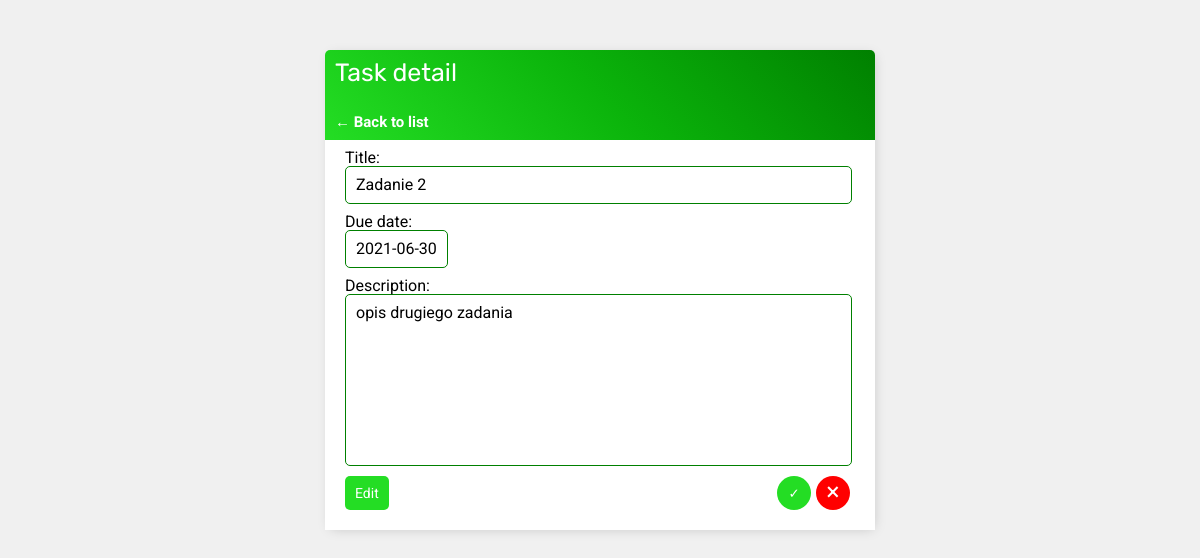
Before: /task/3/ (signed in) with the older database file.
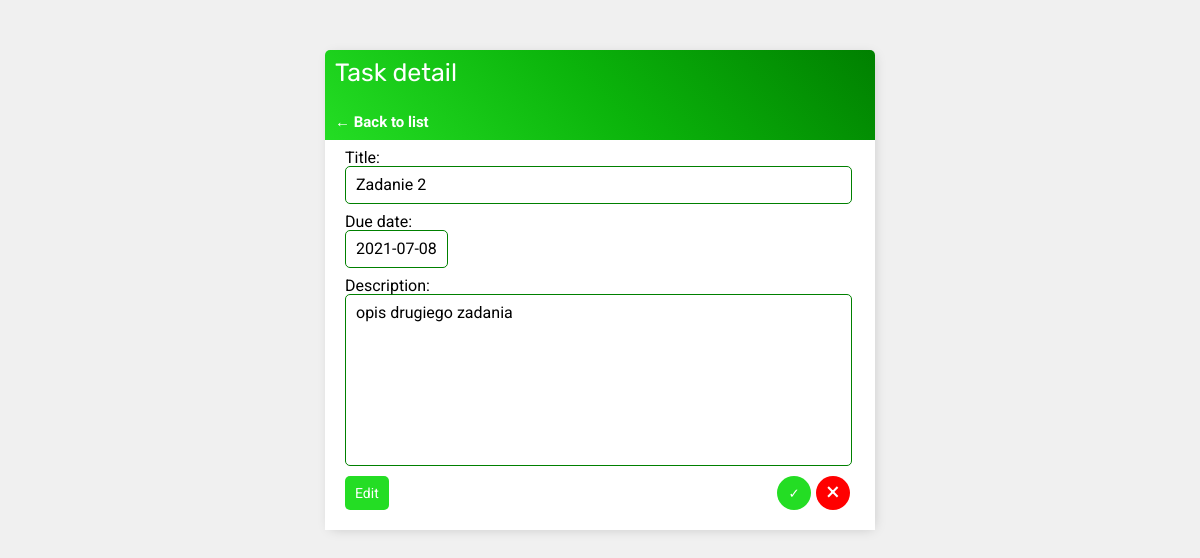
After: the same page with the newer database file.
### base/models.py (models this page shows, shortened)
class Task(models.Model):
    user = models.ForeignKey(User, on_delete=models.CASCADE, null=True, blank=True)
    title = models.CharField(max_length=200)
    description = models.TextField(null=True, blank=True)
    completed = models.BooleanField(default=False)
    created = models.DateTimeField(auto_now_add=True)
    due_date = models.DateField(default=date.today, null=True, blank=True)
    completed_date = models.DateTimeField(null=True, blank=True)

### base/views.py (the view, shortened to what this page needs)
# urls.py: path('task/<int:pk>/', TaskDetail.as_view(), name='task-detail'),
class TaskDetail(LoginRequiredMixin, DetailView):
    model = Task
    context_object_name = 'task'
    fields = '__all__'

### base/templates/base/task_detail.html (shortened to what this page needs)
{% extends 'base/main.html' %}
{% block content %}
<main class="card-container">
<header>
    <section>
        <h1>Task detail</h1>
        <a href="{% url 'tasks' %}">&#8592; Back to list</a>
    </section>
</header>
<section class="card-body">
    <label>Title:</label>
    <div class="text-field">{{task.title}}</div>
    <label>Due date:</label>
    <div class="text-field date-field">{{task.due_date}}</div>
    <label>Description:</label>
    <div class="text-field description-field">{{task.description}}</div>
    <footer>
        <a class="btn" href="{% url 'task-update' task.id %}">Edit</a>
        <form method="post" action="{% url 'complete' task.pk %}">
            {% if task.completed %}
            <input class="uncomplete-btn" type="submit" value="&#10003;" />
            {% else %}
            <input class="complete-btn" type="submit" value="&#10003;" />
            {% endif %}
        </form>
        <a class="delete-btn" class="delete-link" href="{% url 'task-delete' task.id %}">&#215;</a>
    </footer>
</section>
</main>
{% endblock content %}

Changed rows visible on the page:
changed Task "Zadanie 2": due_date "2021-06-30" → "2021-07-08"
